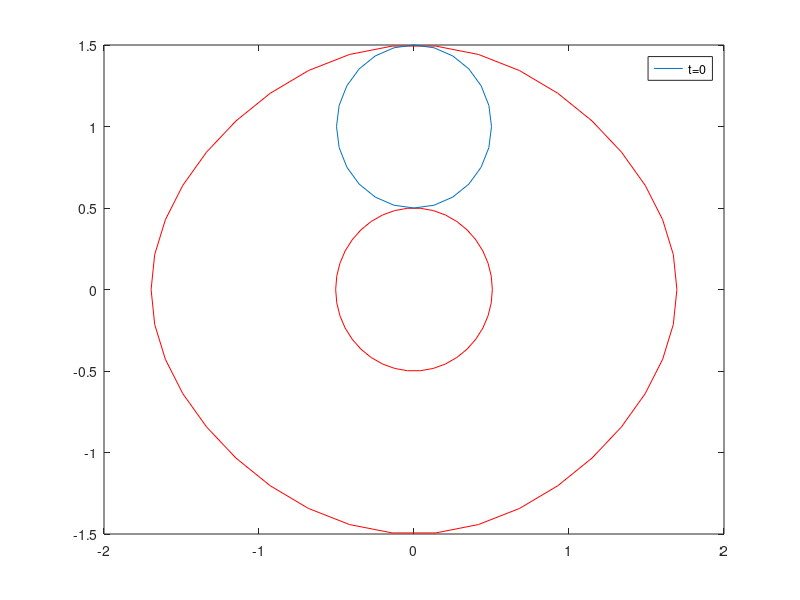

This chart was generated by the following MATLAB code: (Note: this script raises an error after producing the figure.)
theta=linspace(0,2*pi,25);
theta = [theta, theta(1)];
x = 1/2*cos(theta);
y = 1/2*sin(theta)+1;

tn = 20;
eta = cos(linspace(0,pi,tn));

xa = 0; ya = 1.5;
E = ya^2/2-cos(xa);
bx = acos(-E);
tx = bx*eta;
px = [tx,tx(tn:-1:1)];
py = [sqrt(2*(E+cos(tx))),-sqrt(2*(E+cos(tx(tn:-1:1))))];
hold off
plot(px,py,'r');
hold on

xa = 0; ya = 0.5;
E = ya^2/2-cos(xa);
bx = acos(-E);
tx = bx*eta;
px = [tx,tx(tn:-1:1)];
py = [sqrt(2*(E+cos(tx))),-sqrt(2*(E+cos(tx(tn:-1:1))))];
plot(px,py,'r');


plot(x,y,";t=0;");

tt = 0;
for i = 1:6;
  t = 3;
  xx = [];
  yy = [];
  for i=1:length(x)
    [tx] = lsode("ff",[x(i),y(i)],[0,t],0);
    xx = [xx tx(2,1)];
    yy = [yy tx(2,2)];
  endfor
  tt += t;
  tstr = sprintf(";t=%d;",tt);
  plot(xx,yy,tstr);
  x = xx; y = yy;
endfor

hold off


function dx = ff(x,t)
  dx = [x(2), -sin(x(1))];
endfunction
